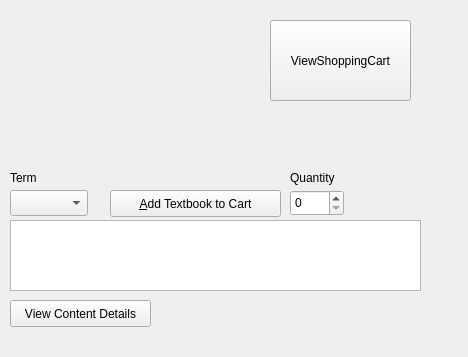
<?xml version="1.0" encoding="UTF-8"?>
<ui version="4.0">
 <class>StudentInterfaceWindow</class>
 <widget class="QWidget" name="StudentInterfaceWindow">
  <property name="geometry">
   <rect>
    <x>0</x>
    <y>0</y>
    <width>468</width>
    <height>357</height>
   </rect>
  </property>
  <property name="windowTitle">
   <string>cuTPS Shop</string>
  </property>
  <widget class="QPushButton" name="viewShoppingCartOption">
   <property name="geometry">
    <rect>
     <x>270</x>
     <y>20</y>
     <width>141</width>
     <height>81</height>
    </rect>
   </property>
   <property name="text">
    <string>ViewShoppingCart</string>
   </property>
  </widget>
  <widget class="QComboBox" name="termSelectOption">
   <property name="geometry">
    <rect>
     <x>10</x>
     <y>190</y>
     <width>78</width>
     <height>26</height>
    </rect>
   </property>
  </widget>
  <widget class="QPushButton" name="addTextbookToCartOption">
   <property name="geometry">
    <rect>
     <x>110</x>
     <y>190</y>
     <width>171</width>
     <height>27</height>
    </rect>
   </property>
   <property name="text">
    <string>&amp;Add Textbook to Cart</string>
   </property>
  </widget>
  <widget class="QLabel" name="quantityLabel">
   <property name="geometry">
    <rect>
     <x>290</x>
     <y>170</y>
     <width>58</width>
     <height>16</height>
    </rect>
   </property>
   <property name="text">
    <string>Quantity</string>
   </property>
  </widget>
  <widget class="QSpinBox" name="quantityOption">
   <property name="geometry">
    <rect>
     <x>290</x>
     <y>190</y>
     <width>54</width>
     <height>26</height>
    </rect>
   </property>
  </widget>
  <widget class="QLabel" name="termLabel">
   <property name="geometry">
    <rect>
     <x>10</x>
     <y>170</y>
     <width>58</width>
     <height>16</height>
    </rect>
   </property>
   <property name="text">
    <string>Term</string>
   </property>
  </widget>
  <widget class="QListView" name="itemsListView">
   <property name="geometry">
    <rect>
     <x>10</x>
     <y>220</y>
     <width>411</width>
     <height>71</height>
    </rect>
   </property>
  </widget>
  <widget class="QPushButton" name="viewDetailsOption">
   <property name="geometry">
    <rect>
     <x>10</x>
     <y>300</y>
     <width>141</width>
     <height>27</height>
    </rect>
   </property>
   <property name="text">
    <string>View Content Details</string>
   </property>
  </widget>
 </widget>
 <resources/>
 <connections/>
</ui>
